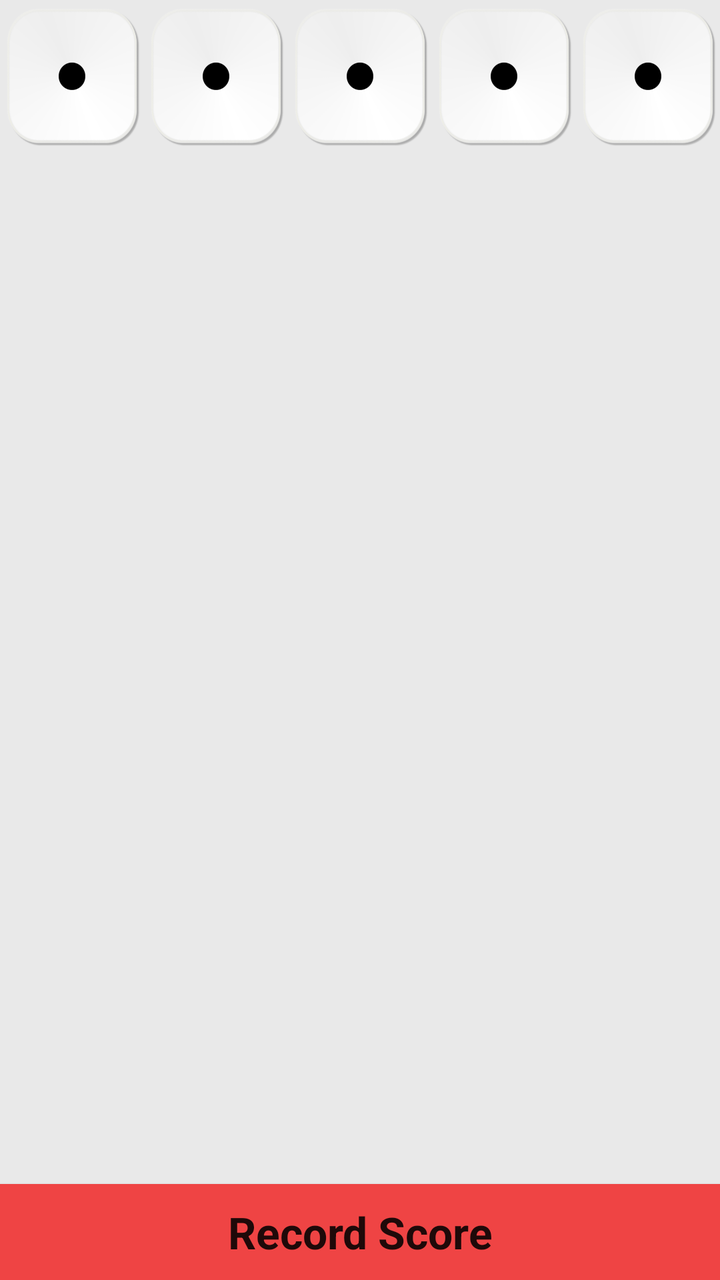
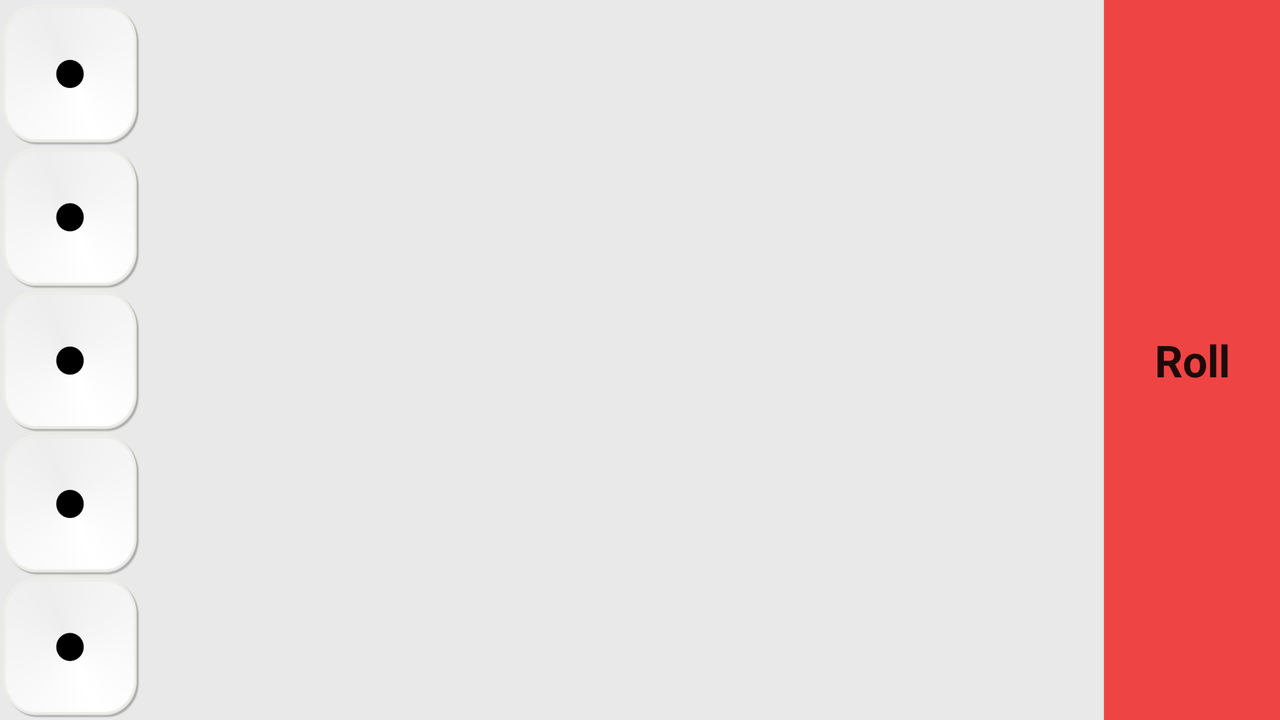

An Android layout and its configuration variant, each rendered on a device that would load it. The default file and the variant file are quoted in full after the pictures.
<!-- AndroidManifest.xml: application theme AppTheme -->
<!-- res/layout/activity_dice.xml -->
<android.support.v4.widget.DrawerLayout
        xmlns:android="http://schemas.android.com/apk/res/android"
        android:id="@+id/drawer_layout"
        android:layout_width="match_parent"
        android:layout_height="match_parent"
        android:background="@color/list_bg_color">
<LinearLayout
        android:orientation="vertical"
        android:layout_width="match_parent"
        android:layout_height="match_parent"
        android:animateLayoutChanges="true">

    
    <LinearLayout
            android:id="@+id/layout_dice"
            android:layout_width="match_parent"
            android:layout_height="70dp"
            android:layout_marginBottom="3dp"
            android:layout_marginTop="3dp"
            android:background="@color/list_bg_color"
            android:orientation="horizontal"
            >

        <ImageView
                android:id="@+id/imageView3"
                android:layout_width="wrap_content"
                android:layout_height="match_parent"
                android:layout_marginLeft="2dp"
                android:layout_marginRight="2dp"
                android:layout_weight="1"
                android:clickable="true"
                android:contentDescription="@string/content_desc_dice"
                android:onClick="highlight"
                android:src="@drawable/die_one"
                android:adjustViewBounds="false"
                android:scaleType="fitXY"/>

        <ImageView
                android:id="@+id/imageView2"
                android:layout_width="wrap_content"
                android:layout_height="match_parent"
                android:layout_marginLeft="2dp"
                android:layout_marginRight="2dp"
                android:layout_weight="1"
                android:clickable="true"
                android:contentDescription="@string/content_desc_dice"
                android:onClick="highlight"
                android:src="@drawable/die_one"
                android:adjustViewBounds="false"
                android:scaleType="fitXY"/>

        <ImageView
                android:id="@+id/imageView6"
                android:layout_width="wrap_content"
                android:layout_height="match_parent"
                android:layout_marginLeft="2dp"
                android:layout_marginRight="2dp"
                android:layout_weight="1"
                android:clickable="true"
                android:contentDescription="@string/content_desc_dice"
                android:onClick="highlight"
                android:src="@drawable/die_one"
                android:adjustViewBounds="false"
                android:scaleType="fitXY"/>

        <ImageView
                android:id="@+id/imageView5"
                android:layout_width="wrap_content"
                android:layout_height="match_parent"
                android:layout_marginLeft="2dp"
                android:layout_marginRight="2dp"
                android:layout_weight="1"
                android:clickable="true"
                android:contentDescription="@string/content_desc_dice"
                android:onClick="highlight"
                android:src="@drawable/die_one"
                android:adjustViewBounds="false"
                android:scaleType="fitXY"/>

        <ImageView
                android:id="@+id/imageView1"
                android:layout_width="wrap_content"
                android:layout_height="match_parent"
                android:layout_marginLeft="2dp"
                android:layout_marginRight="2dp"
                android:layout_weight="1"
                android:clickable="true"
                android:contentDescription="@string/content_desc_dice"
                android:onClick="highlight"
                android:src="@drawable/die_one"
                android:cropToPadding="false"
                android:adjustViewBounds="false"
                android:scaleType="fitXY"/>

    </LinearLayout>

    <FrameLayout
            android:id="@+id/content_frame"
            android:layout_width="match_parent"
            android:layout_height="match_parent"
            android:background="@color/list_bg_color"
            android:layout_weight="1"/>

    <Button
            android:id="@+id/score_record_button"
            android:layout_width="wrap_content"
            android:layout_height="wrap_content"
            android:fontFamily="sans-serif"
            android:text="Record Score"
            android:onClick="buttonRecordScore"
            android:textAppearance="?android:attr/textAppearanceMedium"
            android:textStyle="bold"
            android:layout_weight="0"
            android:visibility="gone"/>

    <Button
            android:id="@+id/button1"
            android:layout_width="match_parent"
            android:layout_height="wrap_content"
            android:background="@drawable/red_button"
            android:fontFamily="sans-serif"
            android:text="Record Score"
            android:textAppearance="?android:attr/textAppearanceLarge"
            android:textStyle="bold"
            android:layout_weight="0"/>

</LinearLayout>
    <ListView android:id="@+id/left_drawer"
              android:layout_width="280dp"
              android:paddingTop="10dp"
              android:layout_height="match_parent"
              android:layout_gravity="start"
              android:choiceMode="singleChoice"
              android:divider="@android:drawable/divider_horizontal_dark"
              android:dividerHeight="10dp"
              android:background="#FFF"/>
</android.support.v4.widget.DrawerLayout>
<!-- resources referenced by this layout -->
<resources>
  <color name="list_bg_color">#e9e9e9</color>
  <!-- drawable die_one (drawable) -->
  <?xml version="1.0" encoding="utf-8"?>
  <animation-list xmlns:android="http://schemas.android.com/apk/res/android" android:oneshot="false">
      <item android:drawable="@drawable/better1" android:duration="100" />
      <item android:drawable="@drawable/better2" android:duration="100" />
      <item android:drawable="@drawable/better3" android:duration="100" />
      <item android:drawable="@drawable/better4" android:duration="100" />
      <item android:drawable="@drawable/better5" android:duration="100" />
      <item android:drawable="@drawable/better6" android:duration="100" />
  </animation-list>
  <!-- drawable red_button (drawable) -->
  <?xml version="1.0" encoding="utf-8"?>
  <selector xmlns:android="http://schemas.android.com/apk/res/android">
      <item android:state_pressed="true" >
          <shape>
              <solid
                  android:color="#f03131" />
          </shape>
      </item>
      <item android:state_enabled="false" >
          <shape>
              <solid
                  android:color="#cc0000" />
          </shape>
      </item>
      <item>
          <shape>
              <solid
                  android:color="#ef4444" />
          </shape>
      </item>
  </selector>
  <string name="content_desc_dice" />
  <!-- drawable better1: png bitmap (drawable, 54344 bytes) -->
  <!-- drawable better2: png bitmap (drawable, 63268 bytes) -->
  <!-- drawable better3: png bitmap (drawable, 68402 bytes) -->
  <!-- drawable better4: png bitmap (drawable, 69439 bytes) -->
  <!-- drawable better5: png bitmap (drawable, 74145 bytes) -->
  <!-- drawable better6: png bitmap (drawable, 69464 bytes) -->
</resources>
<!-- res/layout-land/activity_dice.xml (the author's variant of the layout above) -->
<!-- drawn on the phone turned sideways -->
<?xml version="1.0" encoding="utf-8"?>
<android.support.v4.widget.DrawerLayout
        xmlns:android="http://schemas.android.com/apk/res/android"
        android:id="@+id/drawer_layout"
        android:layout_width="match_parent"
        android:layout_height="match_parent"
        android:background="@color/list_bg_color">

<LinearLayout xmlns:android="http://schemas.android.com/apk/res/android"
              android:layout_width="match_parent"
              android:layout_height="fill_parent"
              android:background="@drawable/item_plain_bg"
              android:orientation="horizontal"
                android:animateLayoutChanges="true">

    <LinearLayout
            android:id="@+id/layout_dice"
            android:layout_width="70dp"
            android:layout_height="match_parent"
            android:layout_marginBottom="1dp"
            android:layout_marginTop="1dp"
            android:background="@color/list_bg_color"
            android:orientation="vertical"
            >

        <ImageView
                android:id="@+id/imageView3"
                android:layout_width="match_parent"
                android:layout_height="wrap_content"
                android:layout_weight="1"
                android:clickable="true"
                android:contentDescription="@string/content_desc_dice"
                android:onClick="highlight"
                android:src="@drawable/die_one"
                android:adjustViewBounds="false"
                android:scaleType="fitXY"/>

        <ImageView
                android:id="@+id/imageView2"
                android:layout_width="match_parent"
                android:layout_height="wrap_content"
                android:layout_weight="1"
                android:clickable="true"
                android:contentDescription="@string/content_desc_dice"
                android:onClick="highlight"
                android:src="@drawable/die_one"
                android:adjustViewBounds="false"
                android:scaleType="fitXY"/>

        <ImageView
                android:id="@+id/imageView6"
                android:layout_width="match_parent"
                android:layout_height="wrap_content"
                android:layout_weight="1"
                android:clickable="true"
                android:contentDescription="@string/content_desc_dice"
                android:onClick="highlight"
                android:src="@drawable/die_one"
                android:adjustViewBounds="false"
                android:scaleType="fitXY"/>

        <ImageView
                android:id="@+id/imageView5"
                android:layout_width="match_parent"
                android:layout_height="wrap_content"
                android:layout_weight="1"
                android:clickable="true"
                android:contentDescription="@string/content_desc_dice"
                android:onClick="highlight"
                android:src="@drawable/die_one"
                android:adjustViewBounds="false"
                android:scaleType="fitXY"/>

        <ImageView
                android:id="@+id/imageView1"
                android:layout_width="match_parent"
                android:layout_height="wrap_content"
                android:layout_weight="1"
                android:clickable="true"
                android:contentDescription="@string/content_desc_dice"
                android:onClick="highlight"
                android:src="@drawable/die_one"
                android:cropToPadding="false"
                android:adjustViewBounds="false"
                android:scaleType="fitXY"/>

    </LinearLayout>

    <FrameLayout
            android:id="@+id/content_frame"
            android:layout_width="match_parent"
            android:layout_height="match_parent"
            android:background="@color/list_bg_color"
            android:layout_weight="1"/>

    <Button
            android:id="@+id/score_record_button"
            android:layout_width="wrap_content"
            android:layout_height="wrap_content"
            android:fontFamily="sans-serif"
            android:text="Record Score"
            android:onClick="buttonRecordScore"
            android:textAppearance="?android:attr/textAppearanceMedium"
            android:textStyle="bold"
            android:layout_weight="0"
            android:visibility="gone"/>

    <Button
            android:id="@+id/button1"
            android:layout_width="wrap_content"
            android:layout_height="match_parent"
            android:background="@drawable/red_button"
            android:fontFamily="sans-serif"
            android:text="@string/roll"
            android:textAppearance="?android:attr/textAppearanceLarge"
            android:textStyle="bold"
            android:layout_weight="0"/>

</LinearLayout>
    <ListView android:id="@+id/left_drawer"
              android:layout_width="240dp"
              android:paddingLeft="10dp"
              android:paddingTop="10dp"
              android:layout_height="match_parent"
              android:layout_gravity="start"
              android:choiceMode="singleChoice"
              android:divider="@android:color/transparent"
              android:dividerHeight="10dp"
              android:background="#FFF"/>
</android.support.v4.widget.DrawerLayout>
<!-- resources referenced by the variant -->
<!-- as the phone turned sideways resolves them -->
<resources>
  <color name="list_bg_color">#e9e9e9</color>
  <!-- drawable die_one (drawable) -->
  <?xml version="1.0" encoding="utf-8"?>
  <animation-list xmlns:android="http://schemas.android.com/apk/res/android" android:oneshot="false">
      <item android:drawable="@drawable/better1" android:duration="100" />
      <item android:drawable="@drawable/better2" android:duration="100" />
      <item android:drawable="@drawable/better3" android:duration="100" />
      <item android:drawable="@drawable/better4" android:duration="100" />
      <item android:drawable="@drawable/better5" android:duration="100" />
      <item android:drawable="@drawable/better6" android:duration="100" />
  </animation-list>
  <!-- drawable item_plain_bg (drawable) -->
  <layer-list xmlns:android="http://schemas.android.com/apk/res/android">
  	<item>
  		<shape android:shape="rectangle">
  			<solid android:color="@color/list_bg_color" />
  		</shape>
  	</item>
  </layer-list>
  <!-- drawable red_button (drawable) -->
  <?xml version="1.0" encoding="utf-8"?>
  <selector xmlns:android="http://schemas.android.com/apk/res/android">
      <item android:state_pressed="true" >
          <shape>
              <solid
                  android:color="#f03131" />
          </shape>
      </item>
      <item android:state_enabled="false" >
          <shape>
              <solid
                  android:color="#cc0000" />
          </shape>
      </item>
      <item>
          <shape>
              <solid
                  android:color="#ef4444" />
          </shape>
      </item>
  </selector>
  <string name="content_desc_dice" />
  <string name="roll">Roll</string>
  <!-- drawable better1: png bitmap (drawable, 54344 bytes) -->
  <!-- drawable better2: png bitmap (drawable, 63268 bytes) -->
  <!-- drawable better3: png bitmap (drawable, 68402 bytes) -->
  <!-- drawable better4: png bitmap (drawable, 69439 bytes) -->
  <!-- drawable better5: png bitmap (drawable, 74145 bytes) -->
  <!-- drawable better6: png bitmap (drawable, 69464 bytes) -->
</resources>
